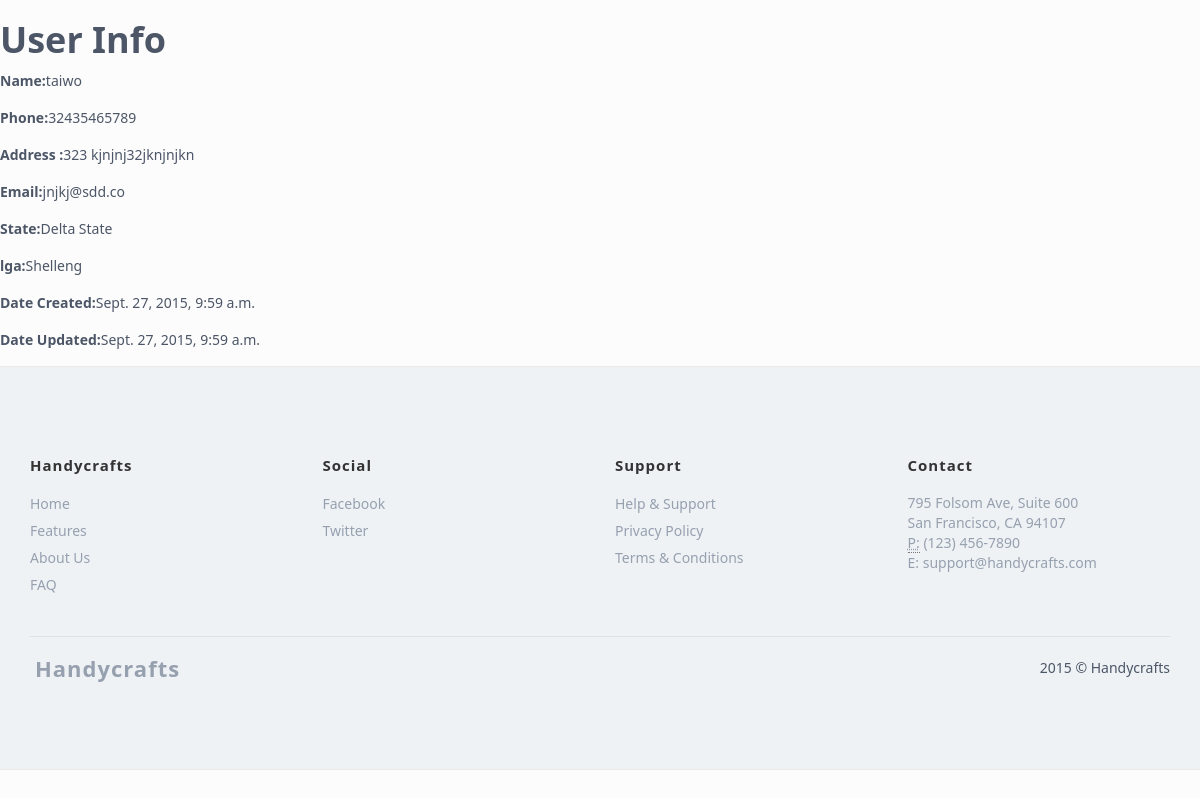
Screenshot of /account/user/2/ with the database file from the repository.
### registration/models.py (models this page shows, shortened)
class User(models.Model):
    name = models.CharField(max_length=50)
    phone = models.CharField(max_length=15)
    address = models.CharField(max_length=100)
    emailAddress = models.CharField(max_length=30)
    state = models.ForeignKey(State)
    lga = models.ForeignKey(LocalGovernment)
    created_on = models.DateTimeField(auto_now=True)
    updated_on = models.DateTimeField(auto_now=True)

class State(models.Model):
    name = models.CharField(max_length=30)
    def __str__(self):
        return self.name

class LocalGovernment(models.Model):
    state_id = models.IntegerField()
    name = models.CharField(max_length=30)
    def __str__(self):
        return self.name

### registration/views.py (the view)
# urls.py: url(r'^user/(?P<pk>\d+)/$', views.UserView.as_view(), name='userDetail'),
class UserView(DetailView):
    model = User
    template_name = 'registration/details/user_detail.html'
    context_object_name = 'userDetail'

### registration/templates/registration/details/user_detail.html (shortened to what this page needs)
{% extends 'base.html' %}
{% block content%}
<h1>User Info</h1>
<p><label>Name: </label>{{userDetail.name}}</p>
<p><label>Phone: </label>{{userDetail.phone}}</p>
<p><label>Address :</label>{{userDetail.address}}</p>
<p><label>Email: </label>{{userDetail.emailAddress}}</p>
<p><label>State: </label>{{userDetail.state}}</p>
<p><label>lga: </label>{{userDetail.lga}}</p>
<p><label>Date Created: </label>{{userDetail.created_on}}</p>
<p><label>Date Updated:</label>{{userDetail.updated_on}}</p>
{% endblock %}

### registration/static/css/style.css (style rules this page uses)
body { font-family: 'WeblySleek UI', 'Segoe UI', 'Helvetica Neue', Arial, sans-serif; font-weight: 400; color: #4c5667; background: #fcfcfc; font-size: 14px; line-height: 22px; overflow-x:hidden; }
h1,.h1 { font-weight: 700; }

### rows the page displays
User: name "taiwo", phone "32435465789", address "323 kjnjnj32jknjnjkn", emailAddress "jnjkj@sdd.co", state "Delta State", lga "Shelleng", created_on "Sept. 27, 2015, 9:59 a.m.", updated_on "Sept. 27, 2015, 9:59 a.m."
